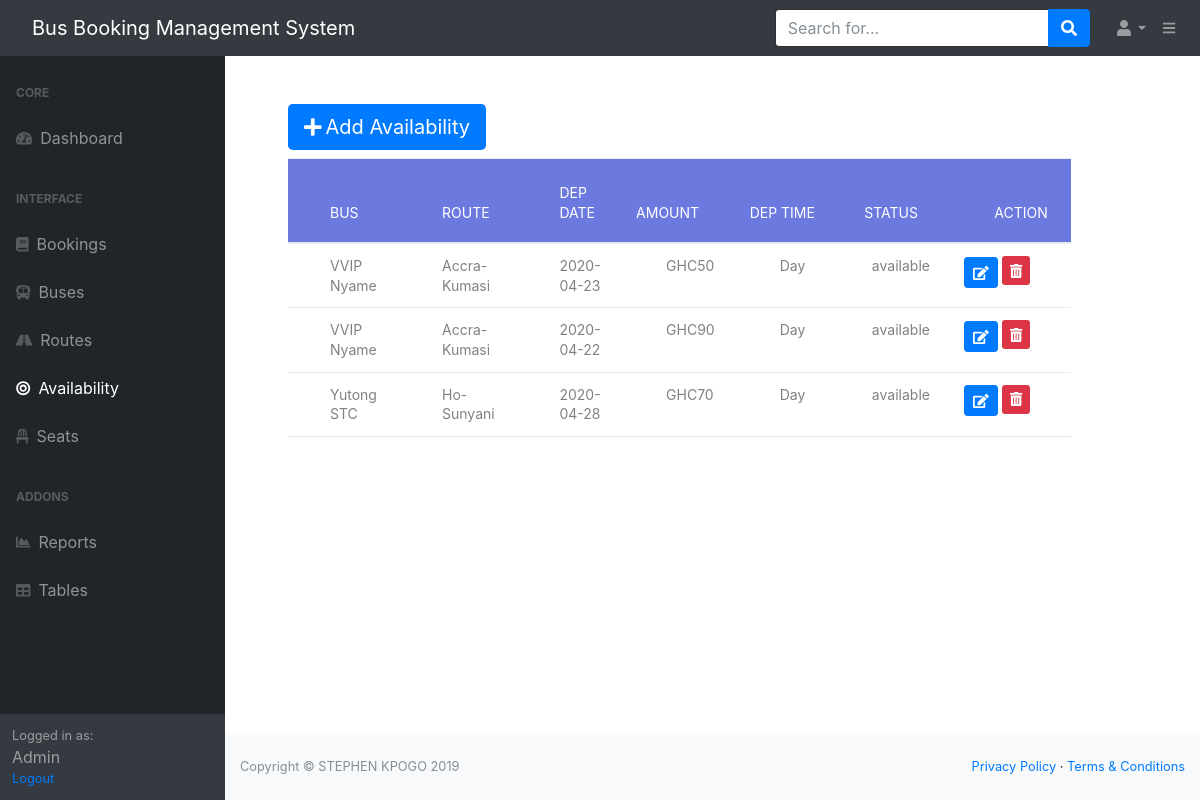
Before: /availability (signed in) with the older database file.
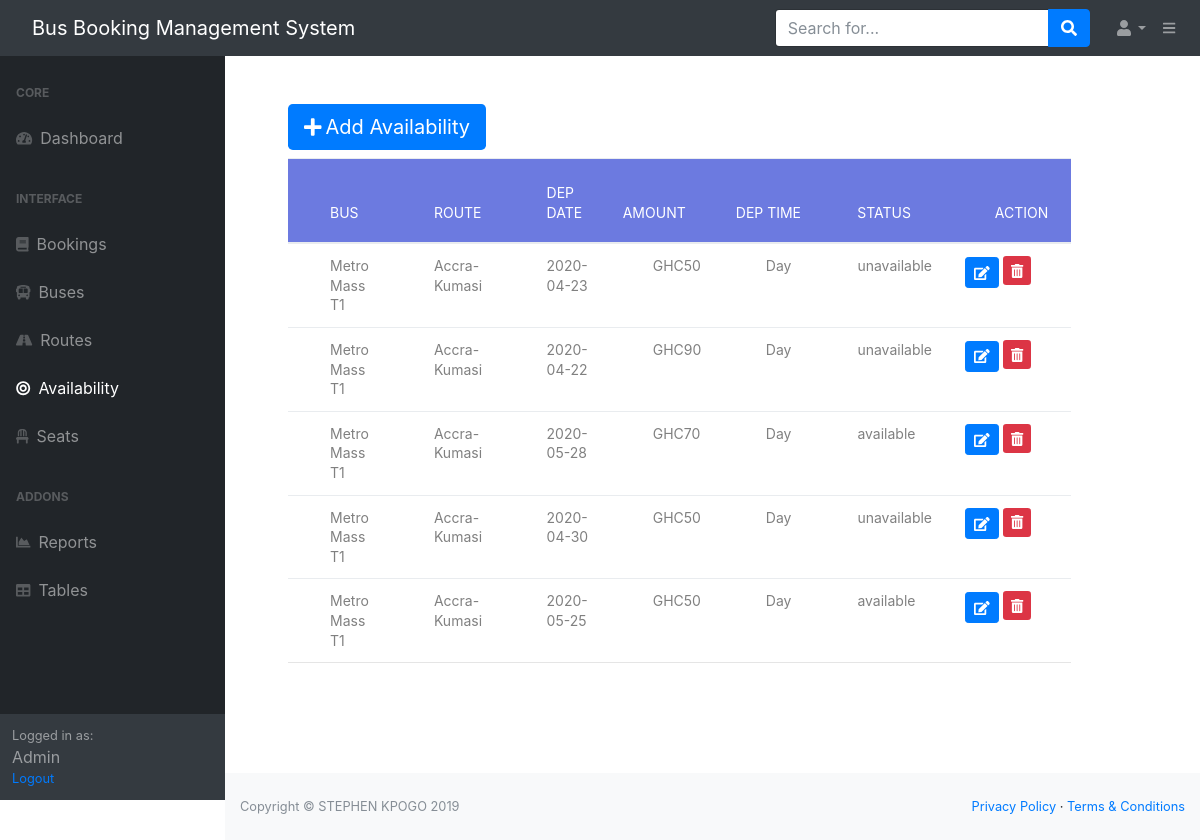
After: the same page with the newer database file.
### bbs/models.py (models this page shows, shortened)
class Availability(db.Model):
    id = db.Column(db.Integer, primary_key=True)
    route_id = db.Column(db.Integer, db.ForeignKey('route.id'),nullable=False)
    bus_id = db.Column(db.Integer, db.ForeignKey('buses.id'),nullable=False)
    date = db.Column(db.Date, nullable=False)
    time = db.Column(db.String(60), nullable=False)
    amount = db.Column(db.Integer(), nullable=False)
    status = db.Column(db.String(60), nullable=False)

class Buses(db.Model):
    id = db.Column(db.Integer, primary_key=True)
    name = db.Column(db.String(60), unique=True, nullable=False)
    number = db.Column(db.String(20), unique=True, nullable=False)
    description = db.Column(db.String(200), nullable=False)
    image_file = db.Column(db.String(60), nullable=False,default='default_bus.jpg')
    bookings = db.relationship('Booking', backref='bus')
    availability = db.relationship('Availability', backref='bus')

class Route(db.Model):
    id = db.Column(db.Integer, primary_key=True)
    name = db.Column(db.String(60), nullable=False)
    time = db.Column(db.String(60), nullable=False)
    amount = db.Column(db.Integer(), nullable=False)
    availability = db.relationship('Availability', backref='route')
    booking = db.relationship('Booking', backref='route')

### bbs/admin/routes.py (the view, shortened to what this page needs)
@myadmin.route('/availability',methods=['GET','POST'])
@roles_required('admin')
def availability():
    availability = Availability.query.all()
    form = AvailabilityForm()
    form.bus.choices = [(bus.id,bus.name) for bus in Buses.query.order_by('name')]
    form.route.choices = [(route.id,route.name) for route in Route.query.order_by('name')]
    return render_template('/admin/availability.html',availability=availability,form=form)

### bbs/forms.py
class AvailabilityForm(FlaskForm):
    bus = SelectField('Bus',coerce=int)
    route = SelectField('Route',coerce=int)
    date = DateField('Date(dd-mm-yyyy)',format='%Y-%m-%d')
    time = SelectField('Time',choices=[('Day','Day'),('Night','Night')])
    status = SelectField('Status',choices=[('available','Available'),('unavailable','Not Available')])
    submit = SubmitField('Add')

### bbs/templates/admin/availability.html (shortened to what this page needs)
{% extends "admin/admin_layout.html"%}
{% block content%}
<div class="table100 ver3 col-10 m-b-110 ml-5 mr-5 mt-5">
    <div class="mt-5 mb-2 ">
        <button type="button" class="btn-lg btn-primary" data-toggle="modal" data-target="#AvModal">
          <i class="fas fa-plus mr-1"></i>Add Availability</button>
     </div>
<table class="table table-hover">
  <thead>
    <tr class="row100 head">
      <th class="column100 column1" data-column="column2">Bus</th>
      <th class="column100 column1" data-column="column2">Route</th>
      <th class="column100 column1" data-column="column2">Dep Date</th>
      <th class="column100 column8" data-column="column8">Amount</th>
      <th class="column100 column8" data-column="column8">Dep Time</th>
      <th class="column100 column8 text-center" data-column="column8"> Status</th>
      <th class="column100 column1" data-column="column2">Action</th>
    </tr>
  </thead>
  <tbody>
    {% for available in availability %}
     <tr class="">
      <td class="column100 column1" data-column="column1">{{available.bus.name}}</td>
      <td class="column100 column1" data-column="column1">{{available.route.name}}</td>
      <td class="column100 column1" data-column="column1">{{available.date}}</td>
      <td class="column100 column1" data-column="column1">GHC{{available.amount}}</td>
      <td class="column100 column1" data-column="column1">{{available.time}}</td>
      <td class="column100 column1" data-column="column1">{{available.status}}</td>
     <td class="column100 column8" data-column="column8"><span data-toggle="modal" data-target="#AvEditModal">
         <a class="btn btn-sm btn-primary" href="{{url_for('myadmin.edit_availability', id=available.id)}}"><i class="fas fa-edit"></i></a></span>
         <a type="button" class="btn-sm btn-danger" href="{{url_for('myadmin.delete',id=available.id)}}"> <i class="fas fa-trash-alt"></i></a></td>
      </tr>
    {% endfor %}
  </tbody>
</table>
</div>
  {% endblock content%}

Changed rows visible on the page:
changed Availability (number 1 of 5 on the later page): bus.name "VVIP Nyame" → "Metro Mass T1"; status "available" → "unavailable"
changed Availability (number 2 of 5 on the later page): bus.name "VVIP Nyame" → "Metro Mass T1"; status "available" → "unavailable"
changed Availability (number 3 of 5 on the later page): bus.name "Yutong STC" → "Metro Mass T1"; route.name "Ho-Sunyani" → "Accra-Kumasi"; date "2020-04-28" → "2020-05-28"
added Availability: bus.name "Metro Mass T1", route.name "Accra-Kumasi", date "2020-04-30", amount "50", time "Day", status "unavailable"
added Availability: bus.name "Metro Mass T1", route.name "Accra-Kumasi", date "2020-05-25", amount "50", time "Day", status "available"
